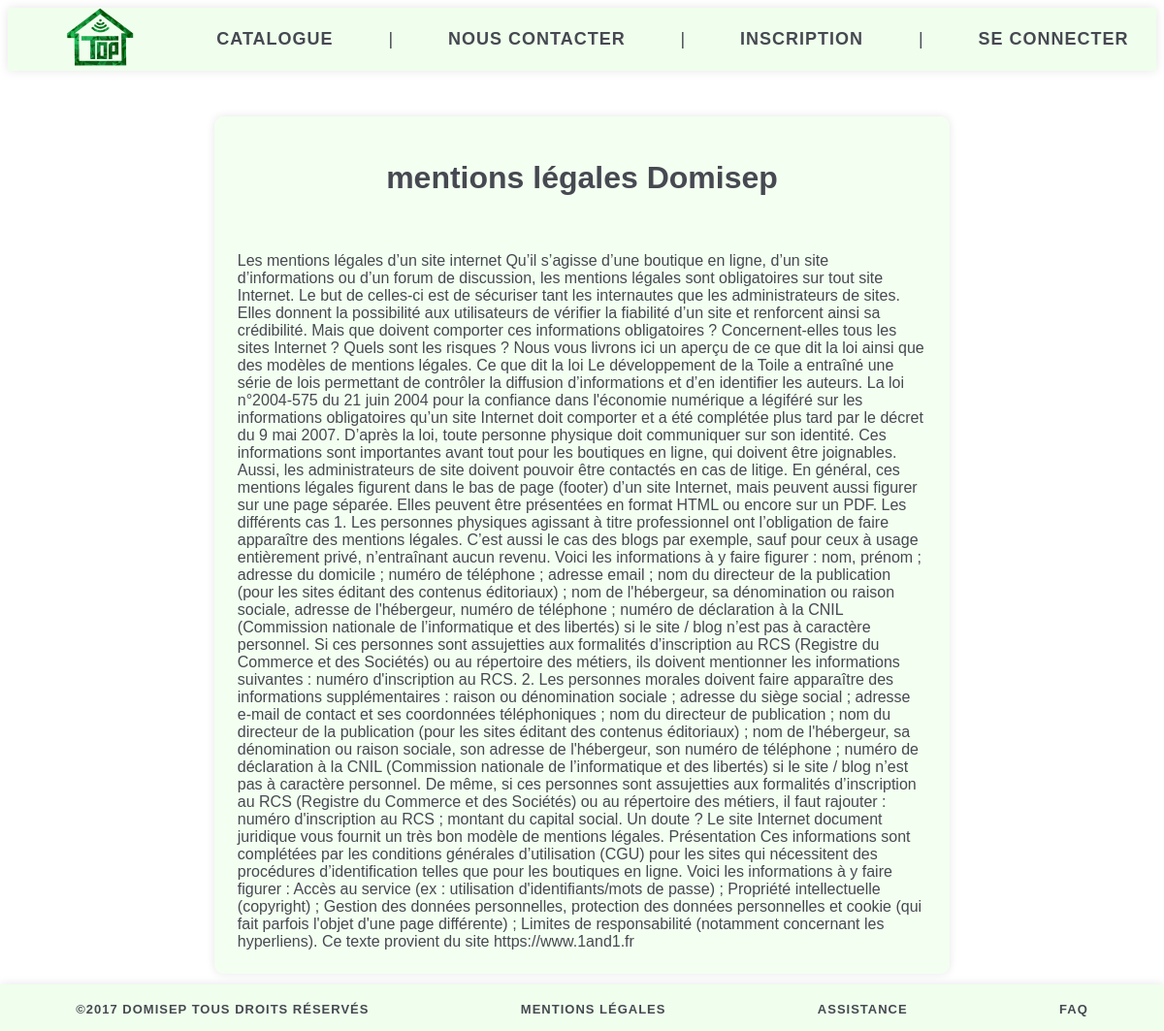
Page /index.php?page=visitor_cgu on the committed database.
### tables this page shows
CREATE TABLE `legal_notice` (
  `ID` int(11) NOT NULL,
  `title` varchar(1000) NOT NULL,
  `body` mediumtext NOT NULL
);

### user/controller/user_mentions_legales_controler.php (called while the page is built)
<?php
require($localisation.'user/model/user_mentions_legales_model.php');
require($localisation.'user/view/user_mentions_legales_view.php');
?>

### user/model/user_mentions_legales_model.php (called while the page is built)
<?php
$requete = $bdd->query("SELECT * FROM legal_notice");
$donnees = $requete->fetch();
?>

### user/view/user_mentions_legales_view.php (the view)
<div class="conteneur_user">
<form align="center"><h1> <?php echo $donnees['title']; ?></h1></form><br/>
    <br/><?php echo $donnees['body']; ?> <br/></div>

### style.css (style rules this page uses)
.conteneur_user { width: 60%; background-color: rgba(240,255,237,0.80); border: 4px solid black inset; margin:auto; padding:2%; border-radius:10px; font-family: helvetica; box-shadow: 0 0 10px rgba(0, 0, 0, 0.1); color: #464951; margin-bottom: 5%; margin-top:4%; }

### rows in the picture
legal_notice: title "mentions légales Domisep", body "Les mentions légales d’un site internet Qu’il s’agisse d’une boutique en ligne, d’un site d’informations ou d’un forum de discussion, les mentions légales sont obligatoires sur tout site Internet. Le but de celles-ci est de sécuriser tant les internautes que les administrateurs de sites. Elles donnent la possibilité aux utilisateurs de vérifier la fiabilité d’un site et renforcent ainsi sa crédibilité. Mais que doivent comporter ces informations obligatoires ? Concernent-elles tous les sites Internet ? Quels sont les risques ? Nous vous livrons ici un aperçu de ce que dit la loi ainsi que des modèles de mentions légales. Ce que dit la loi Le développement de la Toile a entraîné une série de…"
